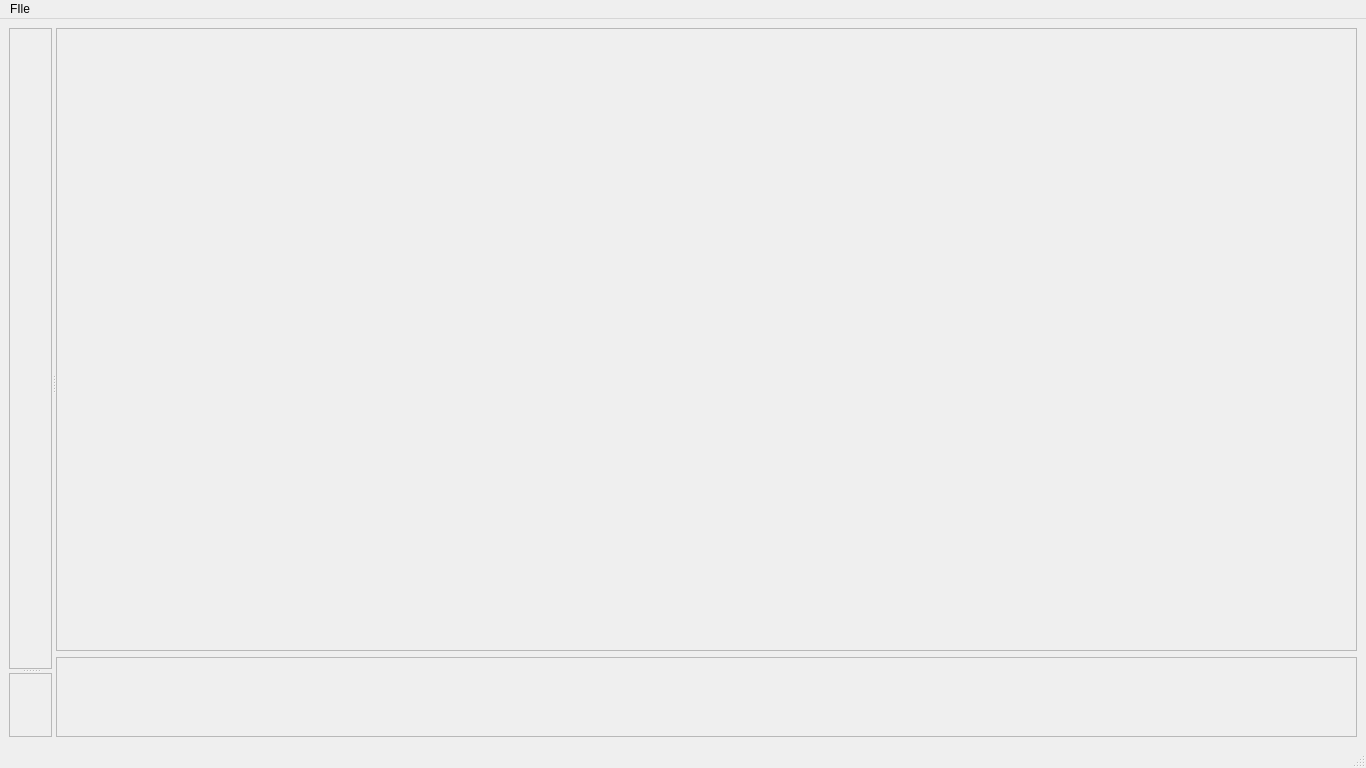
<?xml version="1.0" encoding="UTF-8"?>
<ui version="4.0">
 <class>MainWindow</class>
 <widget class="QMainWindow" name="MainWindow">
  <property name="geometry">
   <rect>
    <x>0</x>
    <y>0</y>
    <width>1366</width>
    <height>768</height>
   </rect>
  </property>
  <property name="windowTitle">
   <string>MainWindow</string>
  </property>
  <widget class="QWidget" name="centralwidget">
   <layout class="QGridLayout" name="gridLayout_4">
    <item row="0" column="0">
     <widget class="QSplitter" name="sp_main">
      <property name="sizePolicy">
       <sizepolicy hsizetype="Minimum" vsizetype="Preferred">
        <horstretch>0</horstretch>
        <verstretch>0</verstretch>
       </sizepolicy>
      </property>
      <property name="orientation">
       <enum>Qt::Orientation::Horizontal</enum>
      </property>
      <property name="childrenCollapsible">
       <bool>false</bool>
      </property>
      <widget class="QSplitter" name="sp_image_tools">
       <property name="sizePolicy">
        <sizepolicy hsizetype="Preferred" vsizetype="Preferred">
         <horstretch>0</horstretch>
         <verstretch>0</verstretch>
        </sizepolicy>
       </property>
       <property name="minimumSize">
        <size>
         <width>0</width>
         <height>0</height>
        </size>
       </property>
       <property name="maximumSize">
        <size>
         <width>16777215</width>
         <height>16777215</height>
        </size>
       </property>
       <property name="baseSize">
        <size>
         <width>0</width>
         <height>0</height>
        </size>
       </property>
       <property name="orientation">
        <enum>Qt::Orientation::Vertical</enum>
       </property>
       <property name="childrenCollapsible">
        <bool>false</bool>
       </property>
       <widget class="QFrame" name="layout_viewer">
        <property name="frameShape">
         <enum>QFrame::Shape::StyledPanel</enum>
        </property>
        <property name="frameShadow">
         <enum>QFrame::Shadow::Raised</enum>
        </property>
        <layout class="QGridLayout" name="gridLayout"/>
       </widget>
       <widget class="QFrame" name="layout_toolbox">
        <property name="minimumSize">
         <size>
          <width>0</width>
          <height>0</height>
         </size>
        </property>
        <property name="frameShape">
         <enum>QFrame::Shape::StyledPanel</enum>
        </property>
        <property name="frameShadow">
         <enum>QFrame::Shadow::Raised</enum>
        </property>
        <layout class="QGridLayout" name="gridLayout_2">
         <property name="sizeConstraint">
          <enum>QLayout::SizeConstraint::SetDefaultConstraint</enum>
         </property>
         <property name="leftMargin">
          <number>0</number>
         </property>
         <property name="topMargin">
          <number>0</number>
         </property>
         <property name="rightMargin">
          <number>0</number>
         </property>
         <property name="bottomMargin">
          <number>0</number>
         </property>
        </layout>
       </widget>
      </widget>
      <widget class="QWidget" name="layoutWidget">
       <layout class="QVBoxLayout" name="verticalLayout">
        <item>
         <widget class="QFrame" name="layout_display">
          <property name="minimumSize">
           <size>
            <width>600</width>
            <height>400</height>
           </size>
          </property>
          <property name="frameShape">
           <enum>QFrame::Shape::StyledPanel</enum>
          </property>
          <property name="frameShadow">
           <enum>QFrame::Shadow::Raised</enum>
          </property>
          <layout class="QGridLayout" name="gridLayout_3"/>
         </widget>
        </item>
        <item>
         <widget class="QFrame" name="layout_flick">
          <property name="maximumSize">
           <size>
            <width>16777215</width>
            <height>80</height>
           </size>
          </property>
          <property name="frameShape">
           <enum>QFrame::Shape::StyledPanel</enum>
          </property>
          <property name="frameShadow">
           <enum>QFrame::Shadow::Raised</enum>
          </property>
          <layout class="QHBoxLayout" name="horizontalLayout"/>
         </widget>
        </item>
       </layout>
      </widget>
     </widget>
    </item>
   </layout>
  </widget>
  <widget class="QMenuBar" name="menubar">
   <property name="geometry">
    <rect>
     <x>0</x>
     <y>0</y>
     <width>1366</width>
     <height>33</height>
    </rect>
   </property>
   <widget class="QMenu" name="menuFIle">
    <property name="title">
     <string>FIle</string>
    </property>
    <addaction name="action_add"/>
    <addaction name="action_clear"/>
    <addaction name="separator"/>
    <addaction name="action_process"/>
    <addaction name="separator"/>
    <addaction name="action_close"/>
   </widget>
   <addaction name="menuFIle"/>
  </widget>
  <widget class="QStatusBar" name="statusbar"/>
  <action name="action_add">
   <property name="text">
    <string>Add Image</string>
   </property>
  </action>
  <action name="action_clear">
   <property name="text">
    <string>Clear Image</string>
   </property>
  </action>
  <action name="action_close">
   <property name="text">
    <string>Close</string>
   </property>
  </action>
  <action name="action_process">
   <property name="text">
    <string>Process</string>
   </property>
  </action>
 </widget>
 <resources/>
 <connections>
  <connection>
   <sender>action_close</sender>
   <signal>triggered()</signal>
   <receiver>MainWindow</receiver>
   <slot>close()</slot>
   <hints>
    <hint type="sourcelabel">
     <x>-1</x>
     <y>-1</y>
    </hint>
    <hint type="destinationlabel">
     <x>562</x>
     <y>396</y>
    </hint>
   </hints>
  </connection>
 </connections>
</ui>
